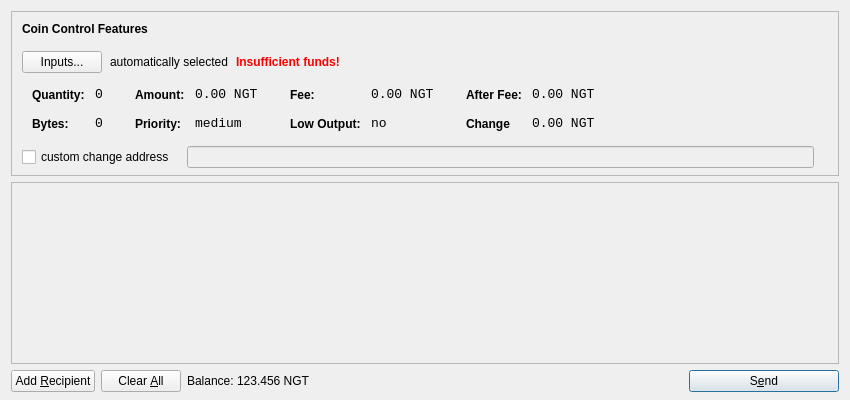
<?xml version="1.0" encoding="UTF-8"?>
<ui version="4.0">
 <class>SendCoinsDialog</class>
 <widget class="QDialog" name="SendCoinsDialog">
  <property name="geometry">
   <rect>
    <x>0</x>
    <y>0</y>
    <width>850</width>
    <height>400</height>
   </rect>
  </property>
  <property name="windowTitle">
   <string>Send Coins</string>
  </property>
  <layout class="QVBoxLayout" name="verticalLayout" stretch="0,1,0">
   <property name="bottomMargin">
    <number>8</number>
   </property>
   <item>
    <widget class="QFrame" name="frameCoinControl">
     <property name="sizePolicy">
      <sizepolicy hsizetype="Expanding" vsizetype="Expanding">
       <horstretch>0</horstretch>
       <verstretch>0</verstretch>
      </sizepolicy>
     </property>
     <property name="maximumSize">
      <size>
       <width>16777215</width>
       <height>16777215</height>
      </size>
     </property>
     <property name="frameShape">
      <enum>QFrame::StyledPanel</enum>
     </property>
     <property name="frameShadow">
      <enum>QFrame::Sunken</enum>
     </property>
     <layout class="QVBoxLayout" name="verticalLayoutCoinControl2">
      <property name="spacing">
       <number>6</number>
      </property>
      <property name="leftMargin">
       <number>0</number>
      </property>
      <property name="topMargin">
       <number>0</number>
      </property>
      <property name="rightMargin">
       <number>0</number>
      </property>
      <property name="bottomMargin">
       <number>6</number>
      </property>
      <item>
       <layout class="QVBoxLayout" name="verticalLayoutCoinControl" stretch="0,0,0,0,1">
        <property name="spacing">
         <number>0</number>
        </property>
        <property name="leftMargin">
         <number>10</number>
        </property>
        <property name="topMargin">
         <number>10</number>
        </property>
        <item>
         <layout class="QHBoxLayout" name="horizontalLayoutCoinControl1">
          <property name="bottomMargin">
           <number>15</number>
          </property>
          <item>
           <widget class="QLabel" name="labelCoinControlFeatures">
            <property name="sizePolicy">
             <sizepolicy hsizetype="Preferred" vsizetype="Maximum">
              <horstretch>0</horstretch>
              <verstretch>0</verstretch>
             </sizepolicy>
            </property>
            <property name="font">
             <font>
              <weight>75</weight>
              <bold>true</bold>
             </font>
            </property>
            <property name="styleSheet">
             <string notr="true">font-weight:bold;</string>
            </property>
            <property name="text">
             <string>Coin Control Features</string>
            </property>
           </widget>
          </item>
         </layout>
        </item>
        <item>
         <layout class="QHBoxLayout" name="horizontalLayoutCoinControl2" stretch="0,0,0,0">
          <property name="spacing">
           <number>8</number>
          </property>
          <property name="bottomMargin">
           <number>10</number>
          </property>
          <item>
           <widget class="QPushButton" name="pushButtonCoinControl">
            <property name="styleSheet">
             <string notr="true"/>
            </property>
            <property name="text">
             <string>Inputs...</string>
            </property>
           </widget>
          </item>
          <item>
           <widget class="QLabel" name="labelCoinControlAutomaticallySelected">
            <property name="text">
             <string>automatically selected</string>
            </property>
            <property name="margin">
             <number>5</number>
            </property>
           </widget>
          </item>
          <item>
           <widget class="QLabel" name="labelCoinControlInsuffFunds">
            <property name="font">
             <font>
              <weight>75</weight>
              <bold>true</bold>
             </font>
            </property>
            <property name="styleSheet">
             <string notr="true">color:red;font-weight:bold;</string>
            </property>
            <property name="text">
             <string>Insufficient funds!</string>
            </property>
            <property name="margin">
             <number>5</number>
            </property>
           </widget>
          </item>
          <item>
           <spacer name="horizontalSpacerCoinControl">
            <property name="orientation">
             <enum>Qt::Horizontal</enum>
            </property>
            <property name="sizeHint" stdset="0">
             <size>
              <width>40</width>
              <height>1</height>
             </size>
            </property>
           </spacer>
          </item>
         </layout>
        </item>
        <item>
         <widget class="QWidget" name="widgetCoinControl" native="true">
          <property name="sizePolicy">
           <sizepolicy hsizetype="Preferred" vsizetype="Preferred">
            <horstretch>0</horstretch>
            <verstretch>0</verstretch>
           </sizepolicy>
          </property>
          <property name="minimumSize">
           <size>
            <width>0</width>
            <height>0</height>
           </size>
          </property>
          <property name="styleSheet">
           <string notr="true"/>
          </property>
          <layout class="QHBoxLayout" name="horizontalLayoutCoinControl5">
           <property name="leftMargin">
            <number>0</number>
           </property>
           <property name="topMargin">
            <number>0</number>
           </property>
           <property name="rightMargin">
            <number>0</number>
           </property>
           <property name="bottomMargin">
            <number>0</number>
           </property>
           <item>
            <layout class="QHBoxLayout" name="horizontalLayoutCoinControl3" stretch="0,0,0,1">
             <property name="spacing">
              <number>20</number>
             </property>
             <property name="topMargin">
              <number>0</number>
             </property>
             <property name="bottomMargin">
              <number>10</number>
             </property>
             <item>
              <layout class="QFormLayout" name="formLayoutCoinControl1">
               <property name="horizontalSpacing">
                <number>10</number>
               </property>
               <property name="verticalSpacing">
                <number>14</number>
               </property>
               <property name="leftMargin">
                <number>10</number>
               </property>
               <property name="topMargin">
                <number>4</number>
               </property>
               <property name="rightMargin">
                <number>6</number>
               </property>
               <item row="0" column="0">
                <widget class="QLabel" name="labelCoinControlQuantityText">
                 <property name="styleSheet">
                  <string notr="true">font-weight:bold;</string>
                 </property>
                 <property name="text">
                  <string>Quantity:</string>
                 </property>
                 <property name="margin">
                  <number>0</number>
                 </property>
                </widget>
               </item>
               <item row="0" column="1">
                <widget class="QLabel" name="labelCoinControlQuantity">
                 <property name="font">
                  <font>
                   <family>Monospace</family>
                   <pointsize>10</pointsize>
                  </font>
                 </property>
                 <property name="cursor">
                  <cursorShape>IBeamCursor</cursorShape>
                 </property>
                 <property name="contextMenuPolicy">
                  <enum>Qt::ActionsContextMenu</enum>
                 </property>
                 <property name="text">
                  <string>0</string>
                 </property>
                 <property name="margin">
                  <number>0</number>
                 </property>
                 <property name="textInteractionFlags">
                  <set>Qt::LinksAccessibleByMouse|Qt::TextSelectableByKeyboard|Qt::TextSelectableByMouse</set>
                 </property>
                </widget>
               </item>
               <item row="1" column="0">
                <widget class="QLabel" name="labelCoinControlBytesText">
                 <property name="styleSheet">
                  <string notr="true">font-weight:bold;</string>
                 </property>
                 <property name="text">
                  <string>Bytes:</string>
                 </property>
                </widget>
               </item>
               <item row="1" column="1">
                <widget class="QLabel" name="labelCoinControlBytes">
                 <property name="font">
                  <font>
                   <family>Monospace</family>
                   <pointsize>10</pointsize>
                  </font>
                 </property>
                 <property name="cursor">
                  <cursorShape>IBeamCursor</cursorShape>
                 </property>
                 <property name="contextMenuPolicy">
                  <enum>Qt::ActionsContextMenu</enum>
                 </property>
                 <property name="text">
                  <string>0</string>
                 </property>
                 <property name="textInteractionFlags">
                  <set>Qt::LinksAccessibleByMouse|Qt::TextSelectableByKeyboard|Qt::TextSelectableByMouse</set>
                 </property>
                </widget>
               </item>
              </layout>
             </item>
             <item>
              <layout class="QFormLayout" name="formLayoutCoinControl2">
               <property name="horizontalSpacing">
                <number>10</number>
               </property>
               <property name="verticalSpacing">
                <number>14</number>
               </property>
               <property name="leftMargin">
                <number>6</number>
               </property>
               <property name="topMargin">
                <number>4</number>
               </property>
               <property name="rightMargin">
                <number>6</number>
               </property>
               <item row="0" column="0">
                <widget class="QLabel" name="labelCoinControlAmountText">
                 <property name="styleSheet">
                  <string notr="true">font-weight:bold;</string>
                 </property>
                 <property name="text">
                  <string>Amount:</string>
                 </property>
                 <property name="margin">
                  <number>0</number>
                 </property>
                </widget>
               </item>
               <item row="0" column="1">
                <widget class="QLabel" name="labelCoinControlAmount">
                 <property name="font">
                  <font>
                   <family>Monospace</family>
                   <pointsize>10</pointsize>
                  </font>
                 </property>
                 <property name="cursor">
                  <cursorShape>IBeamCursor</cursorShape>
                 </property>
                 <property name="contextMenuPolicy">
                  <enum>Qt::ActionsContextMenu</enum>
                 </property>
                 <property name="text">
                  <string>0.00 NGT</string>
                 </property>
                 <property name="textInteractionFlags">
                  <set>Qt::LinksAccessibleByMouse|Qt::TextSelectableByKeyboard|Qt::TextSelectableByMouse</set>
                 </property>
                </widget>
               </item>
               <item row="1" column="0">
                <widget class="QLabel" name="labelCoinControlPriorityText">
                 <property name="styleSheet">
                  <string notr="true">font-weight:bold;</string>
                 </property>
                 <property name="text">
                  <string>Priority:</string>
                 </property>
                </widget>
               </item>
               <item row="1" column="1">
                <widget class="QLabel" name="labelCoinControlPriority">
                 <property name="font">
                  <font>
                   <family>Monospace</family>
                   <pointsize>10</pointsize>
                  </font>
                 </property>
                 <property name="cursor">
                  <cursorShape>IBeamCursor</cursorShape>
                 </property>
                 <property name="contextMenuPolicy">
                  <enum>Qt::ActionsContextMenu</enum>
                 </property>
                 <property name="text">
                  <string>medium</string>
                 </property>
                 <property name="textInteractionFlags">
                  <set>Qt::LinksAccessibleByMouse|Qt::TextSelectableByKeyboard|Qt::TextSelectableByMouse</set>
                 </property>
                </widget>
               </item>
              </layout>
             </item>
             <item>
              <layout class="QFormLayout" name="formLayoutCoinControl3">
               <property name="horizontalSpacing">
                <number>10</number>
               </property>
               <property name="verticalSpacing">
                <number>14</number>
               </property>
               <property name="leftMargin">
                <number>6</number>
               </property>
               <property name="topMargin">
                <number>4</number>
               </property>
               <property name="rightMargin">
                <number>6</number>
               </property>
               <item row="0" column="0">
                <widget class="QLabel" name="labelCoinControlFeeText">
                 <property name="styleSheet">
                  <string notr="true">font-weight:bold;</string>
                 </property>
                 <property name="text">
                  <string>Fee:</string>
                 </property>
                 <property name="margin">
                  <number>0</number>
                 </property>
                </widget>
               </item>
               <item row="0" column="1">
                <widget class="QLabel" name="labelCoinControlFee">
                 <property name="font">
                  <font>
                   <family>Monospace</family>
                   <pointsize>10</pointsize>
                  </font>
                 </property>
                 <property name="cursor">
                  <cursorShape>IBeamCursor</cursorShape>
                 </property>
                 <property name="contextMenuPolicy">
                  <enum>Qt::ActionsContextMenu</enum>
                 </property>
                 <property name="text">
                  <string>0.00 NGT</string>
                 </property>
                 <property name="textInteractionFlags">
                  <set>Qt::LinksAccessibleByMouse|Qt::TextSelectableByKeyboard|Qt::TextSelectableByMouse</set>
                 </property>
                </widget>
               </item>
               <item row="1" column="0">
                <widget class="QLabel" name="labelCoinControlLowOutputText">
                 <property name="styleSheet">
                  <string notr="true">font-weight:bold;</string>
                 </property>
                 <property name="text">
                  <string>Low Output:</string>
                 </property>
                </widget>
               </item>
               <item row="1" column="1">
                <widget class="QLabel" name="labelCoinControlLowOutput">
                 <property name="font">
                  <font>
                   <family>Monospace</family>
                   <pointsize>10</pointsize>
                  </font>
                 </property>
                 <property name="cursor">
                  <cursorShape>IBeamCursor</cursorShape>
                 </property>
                 <property name="contextMenuPolicy">
                  <enum>Qt::ActionsContextMenu</enum>
                 </property>
                 <property name="text">
                  <string>no</string>
                 </property>
                 <property name="textInteractionFlags">
                  <set>Qt::LinksAccessibleByMouse|Qt::TextSelectableByKeyboard|Qt::TextSelectableByMouse</set>
                 </property>
                </widget>
               </item>
              </layout>
             </item>
             <item>
              <layout class="QFormLayout" name="formLayoutCoinControl4">
               <property name="horizontalSpacing">
                <number>10</number>
               </property>
               <property name="verticalSpacing">
                <number>14</number>
               </property>
               <property name="leftMargin">
                <number>6</number>
               </property>
               <property name="topMargin">
                <number>4</number>
               </property>
               <property name="rightMargin">
                <number>6</number>
               </property>
               <item row="0" column="0">
                <widget class="QLabel" name="labelCoinControlAfterFeeText">
                 <property name="styleSheet">
                  <string notr="true">font-weight:bold;</string>
                 </property>
                 <property name="text">
                  <string>After Fee:</string>
                 </property>
                 <property name="margin">
                  <number>0</number>
                 </property>
                </widget>
               </item>
               <item row="0" column="1">
                <widget class="QLabel" name="labelCoinControlAfterFee">
                 <property name="font">
                  <font>
                   <family>Monospace</family>
                   <pointsize>10</pointsize>
                  </font>
                 </property>
                 <property name="cursor">
                  <cursorShape>IBeamCursor</cursorShape>
                 </property>
                 <property name="contextMenuPolicy">
                  <enum>Qt::ActionsContextMenu</enum>
                 </property>
                 <property name="text">
                  <string>0.00 NGT</string>
                 </property>
                 <property name="textInteractionFlags">
                  <set>Qt::LinksAccessibleByMouse|Qt::TextSelectableByKeyboard|Qt::TextSelectableByMouse</set>
                 </property>
                </widget>
               </item>
               <item row="1" column="0">
                <widget class="QLabel" name="labelCoinControlChangeText">
                 <property name="styleSheet">
                  <string notr="true">font-weight:bold;</string>
                 </property>
                 <property name="text">
                  <string>Change</string>
                 </property>
                </widget>
               </item>
               <item row="1" column="1">
                <widget class="QLabel" name="labelCoinControlChange">
                 <property name="font">
                  <font>
                   <family>Monospace</family>
                   <pointsize>10</pointsize>
                  </font>
                 </property>
                 <property name="cursor">
                  <cursorShape>IBeamCursor</cursorShape>
                 </property>
                 <property name="contextMenuPolicy">
                  <enum>Qt::ActionsContextMenu</enum>
                 </property>
                 <property name="text">
                  <string>0.00 NGT</string>
                 </property>
                 <property name="textInteractionFlags">
                  <set>Qt::LinksAccessibleByMouse|Qt::TextSelectableByKeyboard|Qt::TextSelectableByMouse</set>
                 </property>
                </widget>
               </item>
              </layout>
             </item>
            </layout>
           </item>
          </layout>
         </widget>
        </item>
        <item>
         <layout class="QHBoxLayout" name="horizontalLayoutCoinControl4" stretch="0,0,0">
          <property name="spacing">
           <number>12</number>
          </property>
          <property name="sizeConstraint">
           <enum>QLayout::SetDefaultConstraint</enum>
          </property>
          <property name="topMargin">
           <number>5</number>
          </property>
          <property name="rightMargin">
           <number>5</number>
          </property>
          <item>
           <widget class="QCheckBox" name="checkBoxCoinControlChange">
            <property name="text">
             <string>custom change address</string>
            </property>
           </widget>
          </item>
          <item>
           <widget class="QLineEdit" name="lineEditCoinControlChange">
            <property name="enabled">
             <bool>false</bool>
            </property>
            <property name="sizePolicy">
             <sizepolicy hsizetype="Expanding" vsizetype="Fixed">
              <horstretch>0</horstretch>
              <verstretch>0</verstretch>
             </sizepolicy>
            </property>
           </widget>
          </item>
          <item>
           <widget class="QLabel" name="labelCoinControlChangeLabel">
            <property name="sizePolicy">
             <sizepolicy hsizetype="Preferred" vsizetype="Expanding">
              <horstretch>0</horstretch>
              <verstretch>0</verstretch>
             </sizepolicy>
            </property>
            <property name="minimumSize">
             <size>
              <width>0</width>
              <height>0</height>
             </size>
            </property>
            <property name="text">
             <string/>
            </property>
            <property name="margin">
             <number>3</number>
            </property>
           </widget>
          </item>
         </layout>
        </item>
        <item>
         <spacer name="verticalSpacerCoinControl">
          <property name="orientation">
           <enum>Qt::Vertical</enum>
          </property>
          <property name="sizeHint" stdset="0">
           <size>
            <width>800</width>
            <height>1</height>
           </size>
          </property>
         </spacer>
        </item>
       </layout>
      </item>
     </layout>
    </widget>
   </item>
   <item>
    <widget class="QScrollArea" name="scrollArea">
     <property name="widgetResizable">
      <bool>true</bool>
     </property>
     <widget class="QWidget" name="scrollAreaWidgetContents">
      <property name="geometry">
       <rect>
        <x>0</x>
        <y>0</y>
        <width>828</width>
        <height>162</height>
       </rect>
      </property>
      <layout class="QVBoxLayout" name="verticalLayout_2">
       <property name="leftMargin">
        <number>0</number>
       </property>
       <property name="topMargin">
        <number>0</number>
       </property>
       <property name="rightMargin">
        <number>0</number>
       </property>
       <property name="bottomMargin">
        <number>0</number>
       </property>
       <item>
        <layout class="QVBoxLayout" name="entries">
         <property name="spacing">
          <number>6</number>
         </property>
        </layout>
       </item>
       <item>
        <spacer name="verticalSpacer">
         <property name="orientation">
          <enum>Qt::Vertical</enum>
         </property>
         <property name="sizeHint" stdset="0">
          <size>
           <width>20</width>
           <height>40</height>
          </size>
         </property>
        </spacer>
       </item>
      </layout>
     </widget>
    </widget>
   </item>
   <item>
    <layout class="QHBoxLayout" name="horizontalLayout">
     <item>
      <widget class="QPushButton" name="addButton">
       <property name="toolTip">
        <string>Send to multiple recipients at once</string>
       </property>
       <property name="text">
        <string>Add &amp;Recipient</string>
       </property>
       <property name="icon">
        <iconset resource="../bitcoin.qrc">
         <normaloff>:/icons/add</normaloff>:/icons/add</iconset>
       </property>
       <property name="autoDefault">
        <bool>false</bool>
       </property>
      </widget>
     </item>
     <item>
      <widget class="QPushButton" name="clearButton">
       <property name="sizePolicy">
        <sizepolicy hsizetype="Minimum" vsizetype="Fixed">
         <horstretch>0</horstretch>
         <verstretch>0</verstretch>
        </sizepolicy>
       </property>
       <property name="toolTip">
        <string>Remove all transaction fields</string>
       </property>
       <property name="text">
        <string>Clear &amp;All</string>
       </property>
       <property name="icon">
        <iconset resource="../bitcoin.qrc">
         <normaloff>:/icons/remove</normaloff>:/icons/remove</iconset>
       </property>
       <property name="autoRepeatDelay">
        <number>300</number>
       </property>
       <property name="autoDefault">
        <bool>false</bool>
       </property>
      </widget>
     </item>
     <item>
      <layout class="QHBoxLayout" name="horizontalLayout_2">
       <property name="spacing">
        <number>3</number>
       </property>
       <item>
        <widget class="QLabel" name="label">
         <property name="sizePolicy">
          <sizepolicy hsizetype="Preferred" vsizetype="Fixed">
           <horstretch>0</horstretch>
           <verstretch>0</verstretch>
          </sizepolicy>
         </property>
         <property name="text">
          <string>Balance:</string>
         </property>
        </widget>
       </item>
       <item>
        <widget class="QLabel" name="labelBalance">
         <property name="sizePolicy">
          <sizepolicy hsizetype="Preferred" vsizetype="Fixed">
           <horstretch>0</horstretch>
           <verstretch>0</verstretch>
          </sizepolicy>
         </property>
         <property name="cursor">
          <cursorShape>IBeamCursor</cursorShape>
         </property>
         <property name="text">
          <string>123.456 NGT</string>
         </property>
         <property name="textInteractionFlags">
          <set>Qt::LinksAccessibleByMouse|Qt::TextSelectableByKeyboard|Qt::TextSelectableByMouse</set>
         </property>
        </widget>
       </item>
      </layout>
     </item>
     <item>
      <spacer name="horizontalSpacer">
       <property name="orientation">
        <enum>Qt::Horizontal</enum>
       </property>
       <property name="sizeHint" stdset="0">
        <size>
         <width>40</width>
         <height>20</height>
        </size>
       </property>
      </spacer>
     </item>
     <item>
      <widget class="QPushButton" name="sendButton">
       <property name="minimumSize">
        <size>
         <width>150</width>
         <height>0</height>
        </size>
       </property>
       <property name="toolTip">
        <string>Confirm the send action</string>
       </property>
       <property name="text">
        <string>S&amp;end</string>
       </property>
       <property name="icon">
        <iconset resource="../bitcoin.qrc">
         <normaloff>:/icons/send</normaloff>:/icons/send</iconset>
       </property>
       <property name="default">
        <bool>true</bool>
       </property>
      </widget>
     </item>
    </layout>
   </item>
  </layout>
 </widget>
 <resources>
  <include location="../bitcoin.qrc"/>
 </resources>
 <connections/>
</ui>
